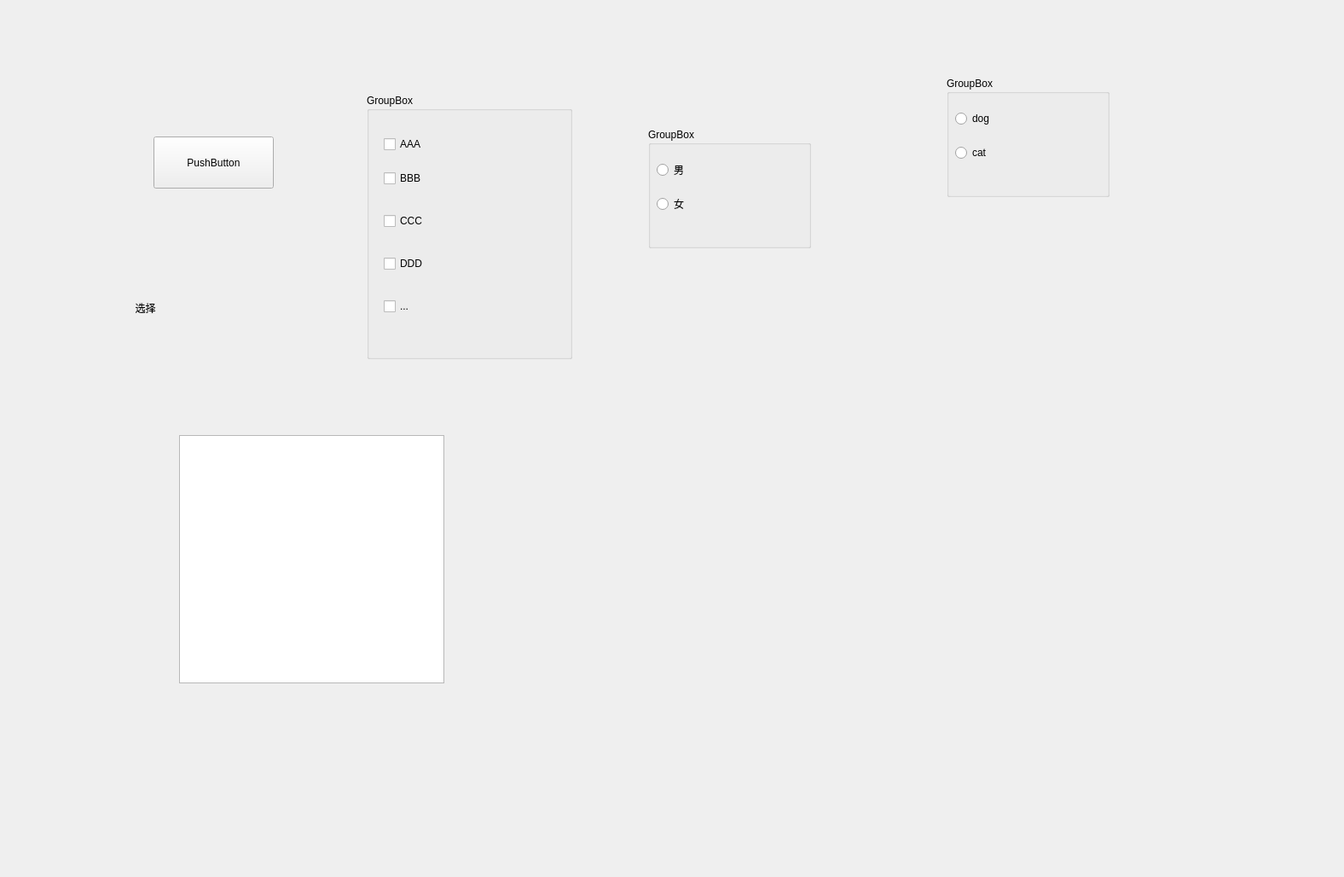
<?xml version="1.0" encoding="UTF-8"?>
<ui version="4.0">
 <class>Widget</class>
 <widget class="QWidget" name="Widget">
  <property name="geometry">
   <rect>
    <x>0</x>
    <y>0</y>
    <width>1576</width>
    <height>1028</height>
   </rect>
  </property>
  <property name="windowTitle">
   <string>Widget</string>
  </property>
  <widget class="QPushButton" name="pushButton">
   <property name="geometry">
    <rect>
     <x>180</x>
     <y>160</y>
     <width>141</width>
     <height>61</height>
    </rect>
   </property>
   <property name="text">
    <string>PushButton</string>
   </property>
   <property name="icon">
    <iconset resource="res.qrc">
     <normaloff>:/Image/down.png</normaloff>:/Image/down.png</iconset>
   </property>
   <property name="iconSize">
    <size>
     <width>32</width>
     <height>16</height>
    </size>
   </property>
  </widget>
  <widget class="QToolButton" name="toolButton">
   <property name="geometry">
    <rect>
     <x>120</x>
     <y>320</y>
     <width>101</width>
     <height>81</height>
    </rect>
   </property>
   <property name="text">
    <string>选择</string>
   </property>
   <property name="icon">
    <iconset resource="res.qrc">
     <normaloff>:/Image/Luffy.png</normaloff>:/Image/Luffy.png</iconset>
   </property>
   <property name="iconSize">
    <size>
     <width>64</width>
     <height>64</height>
    </size>
   </property>
   <property name="toolButtonStyle">
    <enum>Qt::ToolButtonTextBesideIcon</enum>
   </property>
   <property name="autoRaise">
    <bool>true</bool>
   </property>
  </widget>
  <widget class="QGroupBox" name="groupBox">
   <property name="geometry">
    <rect>
     <x>760</x>
     <y>150</y>
     <width>191</width>
     <height>141</height>
    </rect>
   </property>
   <property name="title">
    <string>GroupBox</string>
   </property>
   <widget class="QRadioButton" name="rbtn_men">
    <property name="geometry">
     <rect>
      <x>10</x>
      <y>40</y>
      <width>91</width>
      <height>18</height>
     </rect>
    </property>
    <property name="text">
     <string>男</string>
    </property>
   </widget>
   <widget class="QRadioButton" name="rbtn_women">
    <property name="geometry">
     <rect>
      <x>10</x>
      <y>80</y>
      <width>91</width>
      <height>18</height>
     </rect>
    </property>
    <property name="text">
     <string>女</string>
    </property>
   </widget>
  </widget>
  <widget class="QGroupBox" name="groupBox_2">
   <property name="geometry">
    <rect>
     <x>1110</x>
     <y>90</y>
     <width>191</width>
     <height>141</height>
    </rect>
   </property>
   <property name="title">
    <string>GroupBox</string>
   </property>
   <widget class="QRadioButton" name="rbtn_dog">
    <property name="geometry">
     <rect>
      <x>10</x>
      <y>40</y>
      <width>91</width>
      <height>18</height>
     </rect>
    </property>
    <property name="text">
     <string>dog</string>
    </property>
   </widget>
   <widget class="QRadioButton" name="rbtn_cat">
    <property name="geometry">
     <rect>
      <x>10</x>
      <y>80</y>
      <width>91</width>
      <height>18</height>
     </rect>
    </property>
    <property name="text">
     <string>cat</string>
    </property>
   </widget>
  </widget>
  <widget class="QGroupBox" name="groupBox_3">
   <property name="geometry">
    <rect>
     <x>430</x>
     <y>110</y>
     <width>241</width>
     <height>311</height>
    </rect>
   </property>
   <property name="title">
    <string>GroupBox</string>
   </property>
   <widget class="QCheckBox" name="cbx1">
    <property name="geometry">
     <rect>
      <x>20</x>
      <y>50</y>
      <width>73</width>
      <height>18</height>
     </rect>
    </property>
    <property name="text">
     <string>AAA</string>
    </property>
   </widget>
   <widget class="QCheckBox" name="cbx2">
    <property name="geometry">
     <rect>
      <x>20</x>
      <y>90</y>
      <width>73</width>
      <height>18</height>
     </rect>
    </property>
    <property name="text">
     <string>BBB</string>
    </property>
   </widget>
   <widget class="QCheckBox" name="cbx3">
    <property name="geometry">
     <rect>
      <x>20</x>
      <y>140</y>
      <width>73</width>
      <height>18</height>
     </rect>
    </property>
    <property name="text">
     <string>CCC</string>
    </property>
   </widget>
   <widget class="QCheckBox" name="cbx4">
    <property name="geometry">
     <rect>
      <x>20</x>
      <y>190</y>
      <width>73</width>
      <height>18</height>
     </rect>
    </property>
    <property name="text">
     <string>DDD</string>
    </property>
   </widget>
   <widget class="QCheckBox" name="cbx5">
    <property name="geometry">
     <rect>
      <x>20</x>
      <y>240</y>
      <width>73</width>
      <height>18</height>
     </rect>
    </property>
    <property name="text">
     <string>...</string>
    </property>
   </widget>
  </widget>
  <widget class="QListWidget" name="listWidget">
   <property name="geometry">
    <rect>
     <x>210</x>
     <y>510</y>
     <width>311</width>
     <height>291</height>
    </rect>
   </property>
  </widget>
 </widget>
 <resources>
  <include location="res.qrc"/>
 </resources>
 <connections/>
</ui>
